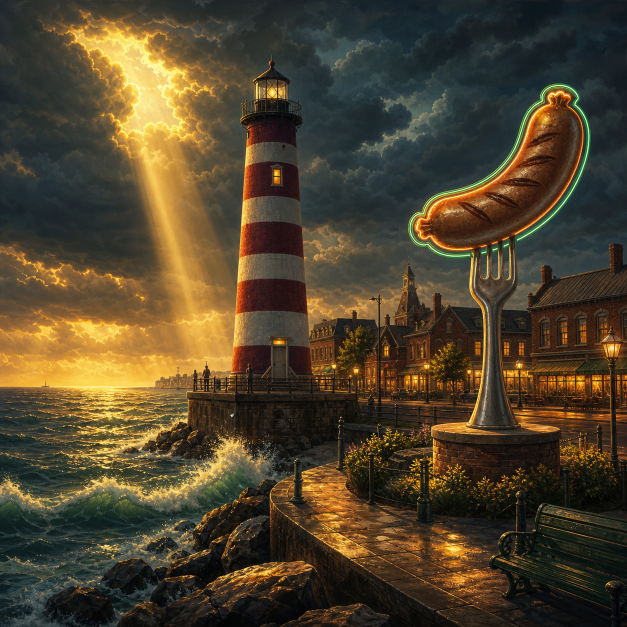
#> input picture assets/landmarks/01-sheboygan-wisconsin-v1.png, 1254 x 1254 px (shown at 1/2 size); its folder holds only this picture in this run
$ python optimize_web_assets.py
#> lines starting #> are read from the running program, lines starting #| are printed output that depends on the picture
from __future__ import annotations

from pathlib import Path

from PIL import Image


ROOT = Path(__file__).resolve().parents[1]
PUBLIC = ROOT / "public"

TARGETS = {
    PUBLIC / "art" / "landmarks": ((512, 512), 84),
    PUBLIC / "art" / "spaces": ((512, 512), 84),
    PUBLIC / "art" / "cards" / "lucky-break": ((432, 600), 86),
    PUBLIC / "art" / "cards" / "plot-twist": ((432, 600), 86),
    PUBLIC / "art" / "pawns": ((960, 480), 88),
    PUBLIC / "art" / "boards": ((1400, 1400), 86),
}


def convert_directory(directory: Path, max_size: tuple[int, int], quality: int) -> int:
#> called with max_size = (512, 512), quality = 84
    converted = 0
    for source in sorted(directory.glob("*.png")):
        destination = source.with_suffix(".webp")
        with Image.open(source) as image:
#> image is the input picture: PIL image 1254x1254 RGB; mean R, G, B 79.9, 67.3, 44.5
            image = image.convert("RGB")
            image.thumbnail(max_size, Image.Resampling.LANCZOS)
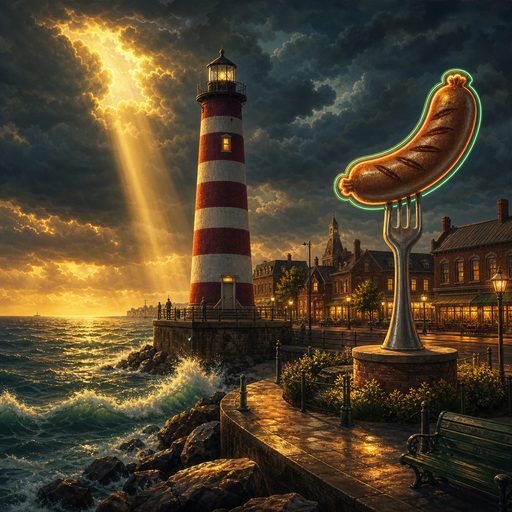
#> image: PIL image 512x512 RGB; mean R, G, B 79.9, 67.3, 44.5
            image.save(destination, "WEBP", quality=quality, method=6)
        source.unlink()
        converted += 1
    return converted


def main() -> None:
    total = 0
    for directory, (max_size, quality) in TARGETS.items():
        total += convert_directory(directory, max_size, quality)

    cover_source = PUBLIC / "og.png"
    cover_destination = PUBLIC / "cover.webp"
    if cover_source.exists():
        with Image.open(cover_source) as cover:
            cover.convert("RGB").save(
                cover_destination,
                "WEBP",
                quality=88,
                method=6,
            )

    print(f"Optimized {total} game images and the opening cover.")


if __name__ == "__main__":
    main()
